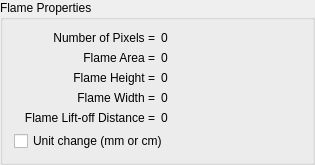
   <widget class="QGroupBox" name="groupBox_FP">
    <property name="geometry">
     <rect>
      <x>335</x>
      <y>10</y>
      <width>315</width>
      <height>150</height>
     </rect>
    </property>
    <property name="title">
     <string>Flame Properties</string>
    </property>
    <layout class="QVBoxLayout" name="verticalLayout_2">
     <item>
      <layout class="QHBoxLayout" name="horizontalLayout_3">
       <item>
        <widget class="QLabel" name="label_pixel">
         <property name="text">
          <string>Number of Pixels =</string>
         </property>
         <property name="textFormat">
          <enum>Qt::AutoText</enum>
         </property>
         <property name="alignment">
          <set>Qt::AlignRight|Qt::AlignTrailing|Qt::AlignVCenter</set>
         </property>
        </widget>
       </item>
       <item>
        <widget class="QLabel" name="label_numPixel">
         <property name="enabled">
          <bool>true</bool>
         </property>
         <property name="text">
          <string>0</string>
         </property>
        </widget>
       </item>
      </layout>
     </item>
     <item>
      <layout class="QHBoxLayout" name="horizontalLayout_2">
       <item>
        <widget class="QLabel" name="label_flamearea">
         <property name="text">
          <string>Flame Area =</string>
         </property>
         <property name="alignment">
          <set>Qt::AlignRight|Qt::AlignTrailing|Qt::AlignVCenter</set>
         </property>
        </widget>
       </item>
       <item>
        <widget class="QLabel" name="label_flameAreaValue">
         <property name="text">
          <string>0</string>
         </property>
        </widget>
       </item>
      </layout>
     </item>
     <item>
      <layout class="QHBoxLayout" name="horizontalLayout_4">
       <item>
        <widget class="QLabel" name="label_height">
         <property name="text">
          <string>Flame Height =</string>
         </property>
         <property name="alignment">
          <set>Qt::AlignRight|Qt::AlignTrailing|Qt::AlignVCenter</set>
         </property>
        </widget>
       </item>
       <item>
        <widget class="QLabel" name="label_flameHeightValue">
         <property name="text">
          <string>0</string>
         </property>
        </widget>
       </item>
      </layout>
     </item>
     <item>
      <layout class="QHBoxLayout" name="horizontalLayout_5">
       <item>
        <widget class="QLabel" name="label_width">
         <property name="text">
          <string>Flame Width =</string>
         </property>
         <property name="alignment">
          <set>Qt::AlignRight|Qt::AlignTrailing|Qt::AlignVCenter</set>
         </property>
        </widget>
       </item>
       <item>
        <widget class="QLabel" name="label_flameWidthValue">
         <property name="text">
          <string>0</string>
         </property>
        </widget>
       </item>
      </layout>
     </item>
     <item>
      <layout class="QHBoxLayout" name="horizontalLayout_6">
       <item>
        <widget class="QLabel" name="label_liftoff">
         <property name="text">
          <string>Flame Lift-off Distance =</string>
         </property>
         <property name="alignment">
          <set>Qt::AlignRight|Qt::AlignTrailing|Qt::AlignVCenter</set>
         </property>
        </widget>
       </item>
       <item>
        <widget class="QLabel" name="label_flameLiftoff">
         <property name="text">
          <string>0</string>
         </property>
        </widget>
       </item>
      </layout>
     </item>
     <item>
      <widget class="QCheckBox" name="checkBox">
       <property name="layoutDirection">
        <enum>Qt::LeftToRight</enum>
       </property>
       <property name="text">
        <string>Unit change (mm or cm)</string>
       </property>
       <property name="tristate">
        <bool>false</bool>
       </property>
      </widget>
     </item>
    </layout>
   </widget>
